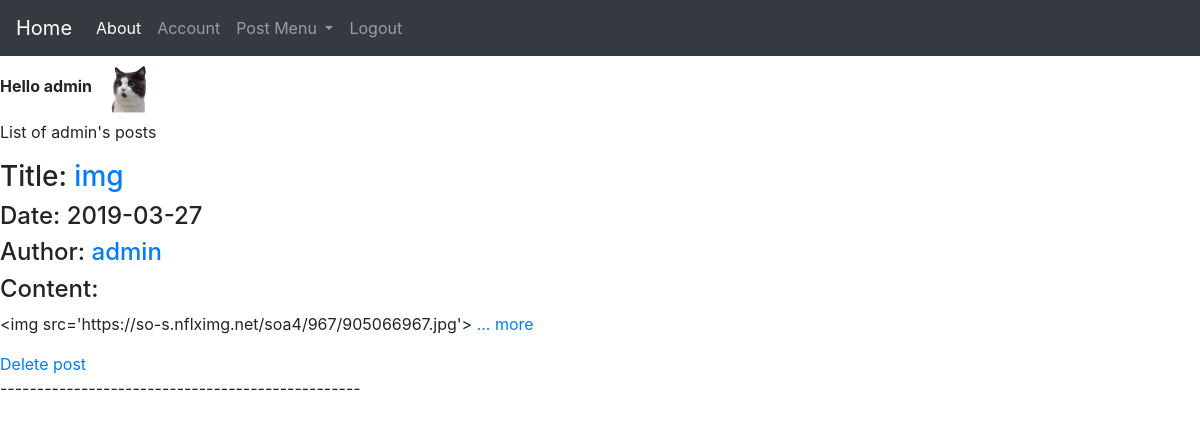
Before: /user/admin (signed in) with the older database file.
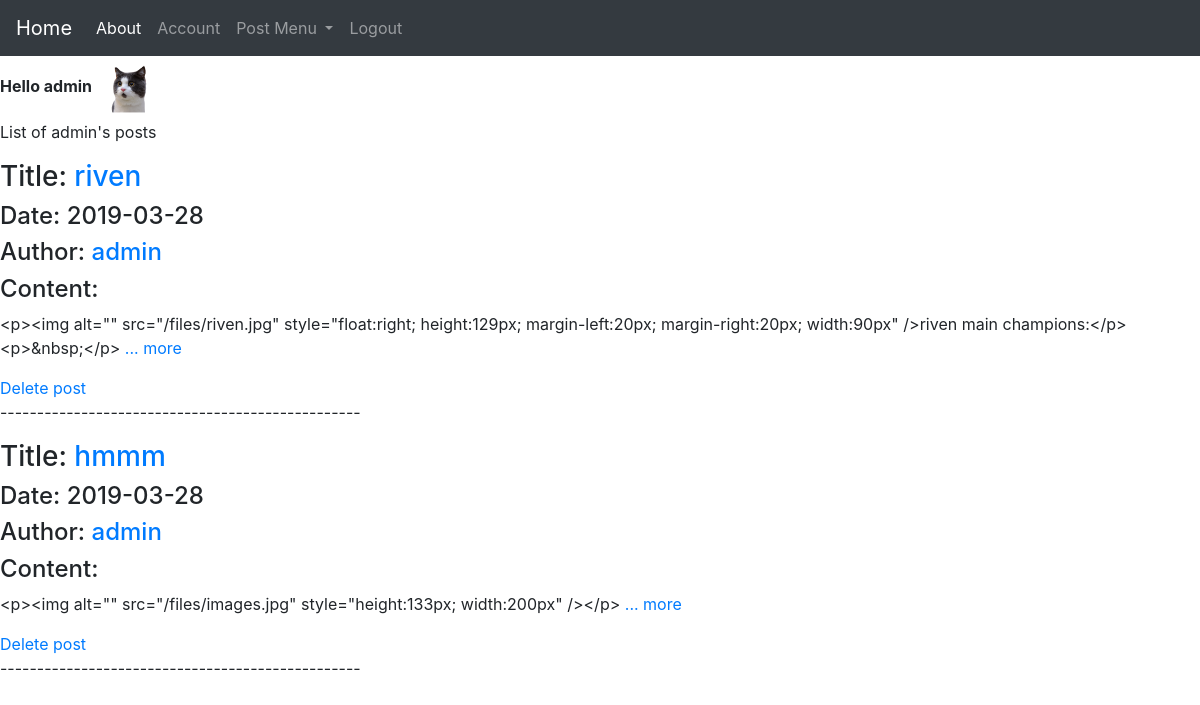
After: the same page with the newer database file.
### source/models.py (models this page shows, shortened)
class Post(db.Model):
	__tablename__ = 'post_table'
	id = db.Column(db.Integer, primary_key=True)
	title = db.Column(db.String(30), nullable=False)
	date = db.Column(db.DateTime(), default=datetime.utcnow, nullable=False)
	content = db.Column(db.Text(), nullable=False)
	user_id = db.Column(db.String(30), db.ForeignKey('user_table.id'), nullable=False)

class User(db.Model, UserMixin):
	__tablename__ = 'user_table'
	id = db.Column(db.Integer, primary_key=True)
	username = db.Column(db.String(30), unique=True, index =True, nullable=False)
	email = db.Column(db.String(40), unique=True, index =True, nullable=False)
	avatar = db.Column(db.String(30), nullable=False, default='default.png')
	password_hash = db.Column(db.String(128), nullable=False)
	post = db.relationship('Post', backref='author', lazy=True)

### source/user/views.py (the view)
@user.route("/user/<username>")
@login_required
def posts(username):
    page = request.args.get('page', 1, type=int)
    user = User.query.filter_by(username=username).first()
    posts = Post.query.filter_by(author=user).order_by(Post.date.desc()).paginate(page=page, per_page=5)
    return render_template('posts.html', user = user, posts=posts)

### source/models.py (called while the page is built)
@lm.user_loader
def load_user(user_id):
	return User.query.get(user_id)

### source/templates/posts.html
{% extends 'base.html' %}
{% block content %}
<p>List of {{ user.username }}'s posts</p>
{% for post in posts.items %}
<h3>Title: <a href="{{ url_for('post.show', post_id=post.id) }}"> {{post.title}}</a></h3>
<h4>Date: {{post.date.strftime('%Y-%m-%d')}}</h4>
<h4>Author: <a href="{{ url_for('user.posts', username=user.username) }}">{{post.author.username}}</a></h4>
<h4>Content: </h4>
<p>{{post.content[:180]}}
	<a href="{{ url_for('post.show', post_id=post.id) }}">... more</a>
</p>
{% if post.author.id == current_user.id %}
<a href="{{ url_for('post.delete', post_id=post.id) }}">Delete post</a>
{% endif %}
<p>-------------------------------------------------</p>
{% endfor %}
<nav>
{% for page_num in posts.iter_pages(left_edge=1, right_edge=1, left_current=1, right_current=2) %}
<li><a href="{{url_for('user.posts', username=user.username, page=page)}}">{{ pagenum }}</a></li>
{% endfor %}
</nav>
{% endblock %}

Changed rows visible on the page:
removed Post: title "img", date "2019-03-27", author.username "admin", content "<img src='https://so-s.nflximg.net/soa4/967/905066967.jpg'>"
added Post: title "riven", date "2019-03-28", author.username "admin", content "<p><img alt=\"\" src=\"/files/riven.jpg\" style=\"float:right; height:129px; margin-left:20px; margin-right:20px; width:90px\" />riven main champions:</p> <p>&nbsp;</p>"
added Post: title "hmmm", date "2019-03-28", author.username "admin", content "<p><img alt=\"\" src=\"/files/images.jpg\" style=\"height:133px; width:200px\" /></p>"
